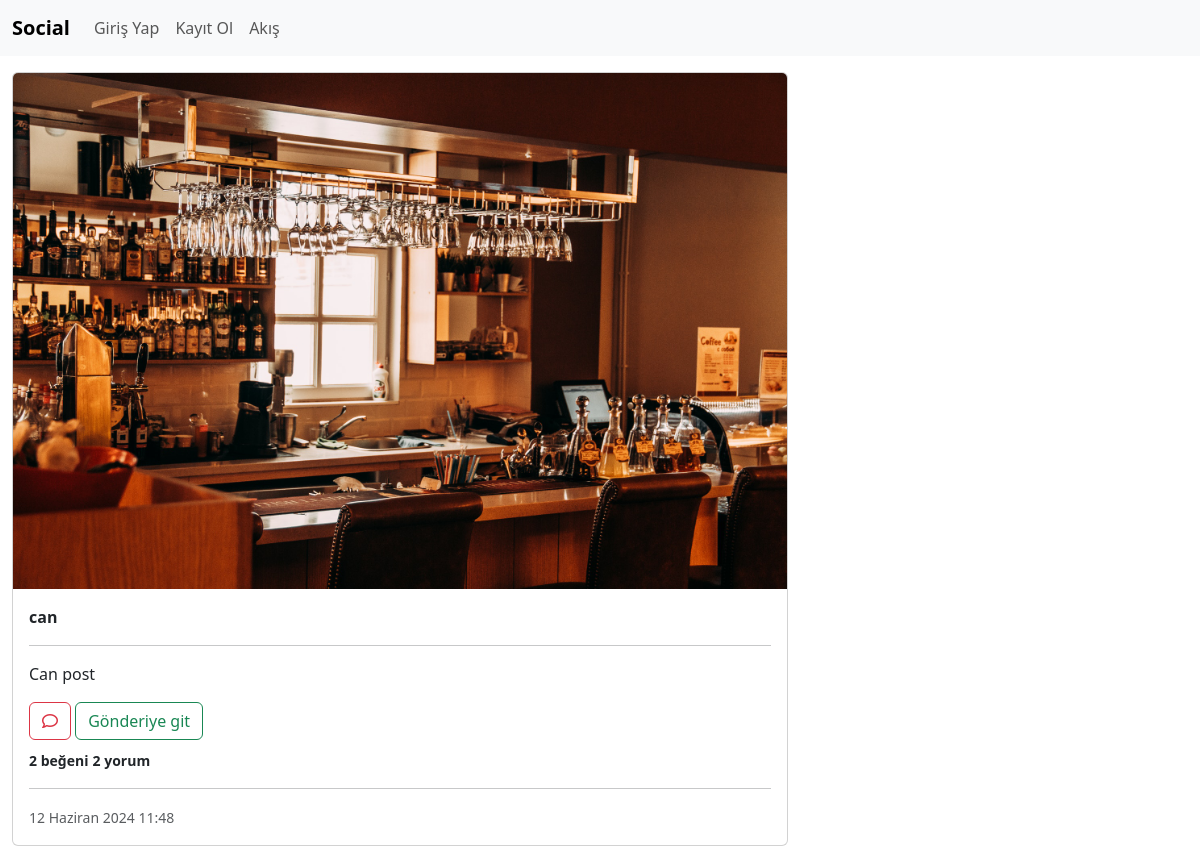
The app's page /posts/54 with its own data.
### postplatform/models.py (models this page shows, shortened)
class Posts(models.Model):
    image = models.FileField(upload_to='user_posts_file', default="")
    description =  models.CharField(max_length=100)
    date = models.DateTimeField(auto_now=True)
    isActive = models.BooleanField(default=True)
    user = models.ForeignKey(User, default=1, on_delete=models.CASCADE, related_name='user')
    liked = models.ManyToManyField(User, default=None, blank=True, related_name='liked')

### postplatform/views.py (the view)
# urls.py: path('<post_id>', views.post_detail, name="post_detail"),
def post_detail(request, post_id):
    post = get_object_or_404(Posts, pk=post_id)
    comments = post.comments.all()
    return render(request, 'postplatform/postdetail.html', {
        'post':post,
        'comments':comments,
    })

### postplatform/templates/postplatform/postdetail.html (shortened to what this page needs)
{% extends "base.html" %}
{% load static %}
{% block css_files %}
    <link href="https://cdn.jsdelivr.net/npm/bootstrap@5.3.3/dist/css/bootstrap.min.css" rel="stylesheet">
    <link rel="stylesheet" href="https://cdnjs.cloudflare.com/ajax/libs/font-awesome/6.5.2/css/all.min.css" />
    <link rel="stylesheet" href="{% static 'css/style.css' %}">
{% endblock  %}
{% block content %}
    <div class="container-fluid">
        <div class="row mt-3">
            <div class="col-md-8">
                {% include "postplatform/partials/_postdetailcard.html" %}
            </div>
            <div class="col-md-4">
            </div>
        </div>
    </div>
{% endblock  %}

### postplatform/templates/postplatform/partials/_postdetailcard.html (shortened to what this page needs)
{% load static %}
<div class="card mb-3">
    {% if post.image.url|slice:"-4:" == ".mp4" %}
    <video controls class="card-img-top img-fluid">
        <source src="{{ post.image.url }}" type="video/mp4">
        Tarayıcınız video etiketini desteklemiyor.
    </video>
    {% else %}
      <img src="{{ post.image.url }}" class="card-img-top img-fluid" alt="...">
    {% endif %}
    <div class="card-body">
      <p><strong>{{ post.user.username }}</strong></p>
      <hr>
      <p class="card-text">{{ post.description }}</p>
      <div class="row">
        <div class="col-sm-12 d-flex justify-content-start mb-2">
          <a href="{% url 'add_comment' post.id %}" class="btn btn-outline-danger"><i class="fa-regular fa-comment"></i></a>&nbsp;
          <a href="{% url 'post_detail' post.id %}" class="btn btn-outline-success">Gönderiye git</a>
        </div>
      </div>
      <strong style="font-size:14px">{{ post.liked.all.count }} beğeni</strong>&nbsp;<strong style="font-size:14px">{{ post.comments.all.count }} yorum</strong>
      <hr>
      <p class="card-text"><small class="text-body-secondary">{{ post.date }}</small></p>
    </div>
  </div>

### static/css/style.css (style rules this page uses)
html, body { height: 100%; margin: 0; padding: 0; }
a { color: #000; font-weight: 700; text-decoration: none; }

### records on screen
Posts: image (picture), user.username "can", description "Can post", liked.all.count "2", comments.all.count "2", date "12 Haziran 2024 11:48"
